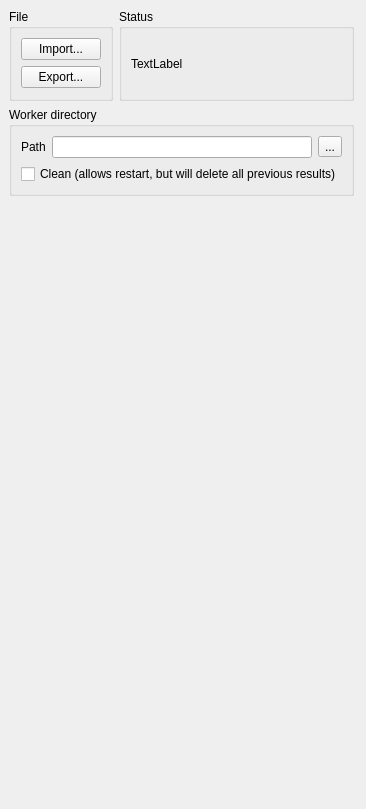
     <widget class="QWidget" name="tab_config">
      <property name="autoFillBackground">
       <bool>true</bool>
      </property>
      <attribute name="title">
       <string>Control</string>
      </attribute>
      <layout class="QHBoxLayout" name="horizontalLayout_12" stretch="1,0">
       <property name="spacing">
        <number>0</number>
       </property>
       <property name="leftMargin">
        <number>9</number>
       </property>
       <property name="topMargin">
        <number>9</number>
       </property>
       <item>
        <widget class="QFrame" name="frame_3">
         <property name="sizePolicy">
          <sizepolicy hsizetype="Preferred" vsizetype="Preferred">
           <horstretch>0</horstretch>
           <verstretch>0</verstretch>
          </sizepolicy>
         </property>
         <property name="minimumSize">
          <size>
           <width>0</width>
           <height>0</height>
          </size>
         </property>
         <property name="maximumSize">
          <size>
           <width>500</width>
           <height>16777215</height>
          </size>
         </property>
         <property name="frameShape">
          <enum>QFrame::Shape::NoFrame</enum>
         </property>
         <property name="frameShadow">
          <enum>QFrame::Shadow::Raised</enum>
         </property>
         <layout class="QVBoxLayout" name="verticalLayout_7" stretch="0,0,1">
          <property name="margin" stdset="0">
           <number>0</number>
          </property>
          <item>
           <layout class="QHBoxLayout" name="horizontalLayout">
            <item>
             <widget class="QGroupBox" name="fileBox">
              <property name="title">
               <string>File</string>
              </property>
              <layout class="QVBoxLayout" name="verticalLayout_3">
               <item>
                <widget class="QPushButton" name="importConfigButton">
                 <property name="sizePolicy">
                  <sizepolicy hsizetype="Fixed" vsizetype="Fixed">
                   <horstretch>0</horstretch>
                   <verstretch>0</verstretch>
                  </sizepolicy>
                 </property>
                 <property name="text">
                  <string>Import...</string>
                 </property>
                 <property name="autoDefault">
                  <bool>false</bool>
                 </property>
                </widget>
               </item>
               <item>
                <widget class="QPushButton" name="exportConfigButton">
                 <property name="sizePolicy">
                  <sizepolicy hsizetype="Fixed" vsizetype="Fixed">
                   <horstretch>0</horstretch>
                   <verstretch>0</verstretch>
                  </sizepolicy>
                 </property>
                 <property name="text">
                  <string>Export...</string>
                 </property>
                 <property name="autoDefault">
                  <bool>false</bool>
                 </property>
                </widget>
               </item>
               <item>
                <spacer name="verticalSpacer_2">
                 <property name="orientation">
                  <enum>Qt::Orientation::Vertical</enum>
                 </property>
                 <property name="sizeHint" stdset="0">
                  <size>
                   <width>20</width>
                   <height>1</height>
                  </size>
                 </property>
                </spacer>
               </item>
              </layout>
             </widget>
            </item>
            <item>
             <widget class="QGroupBox" name="statusBox">
              <property name="sizePolicy">
               <sizepolicy hsizetype="MinimumExpanding" vsizetype="Preferred">
                <horstretch>0</horstretch>
                <verstretch>0</verstretch>
               </sizepolicy>
              </property>
              <property name="title">
               <string>Status</string>
              </property>
              <layout class="QVBoxLayout" name="verticalLayout_2">
               <property name="leftMargin">
                <number>9</number>
               </property>
               <item>
                <widget class="QLabel" name="statusLabel">
                 <property name="text">
                  <string>TextLabel</string>
                 </property>
                 <property name="alignment">
                  <set>Qt::AlignmentFlag::AlignLeading|Qt::AlignmentFlag::AlignLeft|Qt::AlignmentFlag::AlignVCenter</set>
                 </property>
                 <property name="wordWrap">
                  <bool>true</bool>
                 </property>
                </widget>
               </item>
              </layout>
             </widget>
            </item>
           </layout>
          </item>
          <item>
           <widget class="QGroupBox" name="workDirBox">
            <property name="title">
             <string>Worker directory</string>
            </property>
            <property name="flat">
             <bool>false</bool>
            </property>
            <layout class="QVBoxLayout" name="verticalLayout_4">
             <item>
              <layout class="QHBoxLayout" name="horizontalLayout_2">
               <item>
                <widget class="QLabel" name="workDirLabel">
                 <property name="sizePolicy">
                  <sizepolicy hsizetype="Preferred" vsizetype="Preferred">
                   <horstretch>0</horstretch>
                   <verstretch>0</verstretch>
                  </sizepolicy>
                 </property>
                 <property name="text">
                  <string>Path</string>
                 </property>
                 <property name="alignment">
                  <set>Qt::AlignmentFlag::AlignLeading|Qt::AlignmentFlag::AlignLeft|Qt::AlignmentFlag::AlignVCenter</set>
                 </property>
                </widget>
               </item>
               <item>
                <widget class="QLineEdit" name="workDirLineEdit">
                 <property name="sizePolicy">
                  <sizepolicy hsizetype="Expanding" vsizetype="Fixed">
                   <horstretch>0</horstretch>
                   <verstretch>0</verstretch>
                  </sizepolicy>
                 </property>
                </widget>
               </item>
               <item>
                <widget class="QToolButton" name="workDirToolButton">
                 <property name="text">
                  <string>...</string>
                 </property>
                </widget>
               </item>
              </layout>
             </item>
             <item>
              <widget class="QCheckBox" name="cleanDirCheckBox">
               <property name="text">
                <string>Clean (allows restart, but will delete all previous results)</string>
               </property>
              </widget>
             </item>
            </layout>
           </widget>
          </item>
          <item>
           <spacer name="verticalSpacer">
            <property name="orientation">
             <enum>Qt::Orientation::Vertical</enum>
            </property>
            <property name="sizeHint" stdset="0">
             <size>
              <width>17</width>
              <height>602</height>
             </size>
            </property>
           </spacer>
          </item>
         </layout>
        </widget>
       </item>
       <item>
        <spacer name="horizontalSpacer_8">
         <property name="orientation">
          <enum>Qt::Orientation::Horizontal</enum>
         </property>
         <property name="sizeType">
          <enum>QSizePolicy::Policy::MinimumExpanding</enum>
         </property>
         <property name="sizeHint" stdset="0">
          <size>
           <width>1</width>
           <height>20</height>
          </size>
         </property>
        </spacer>
       </item>
      </layout>
      <zorder>frame_3</zorder>
      <zorder>horizontalSpacer_8</zorder>
     </widget>
